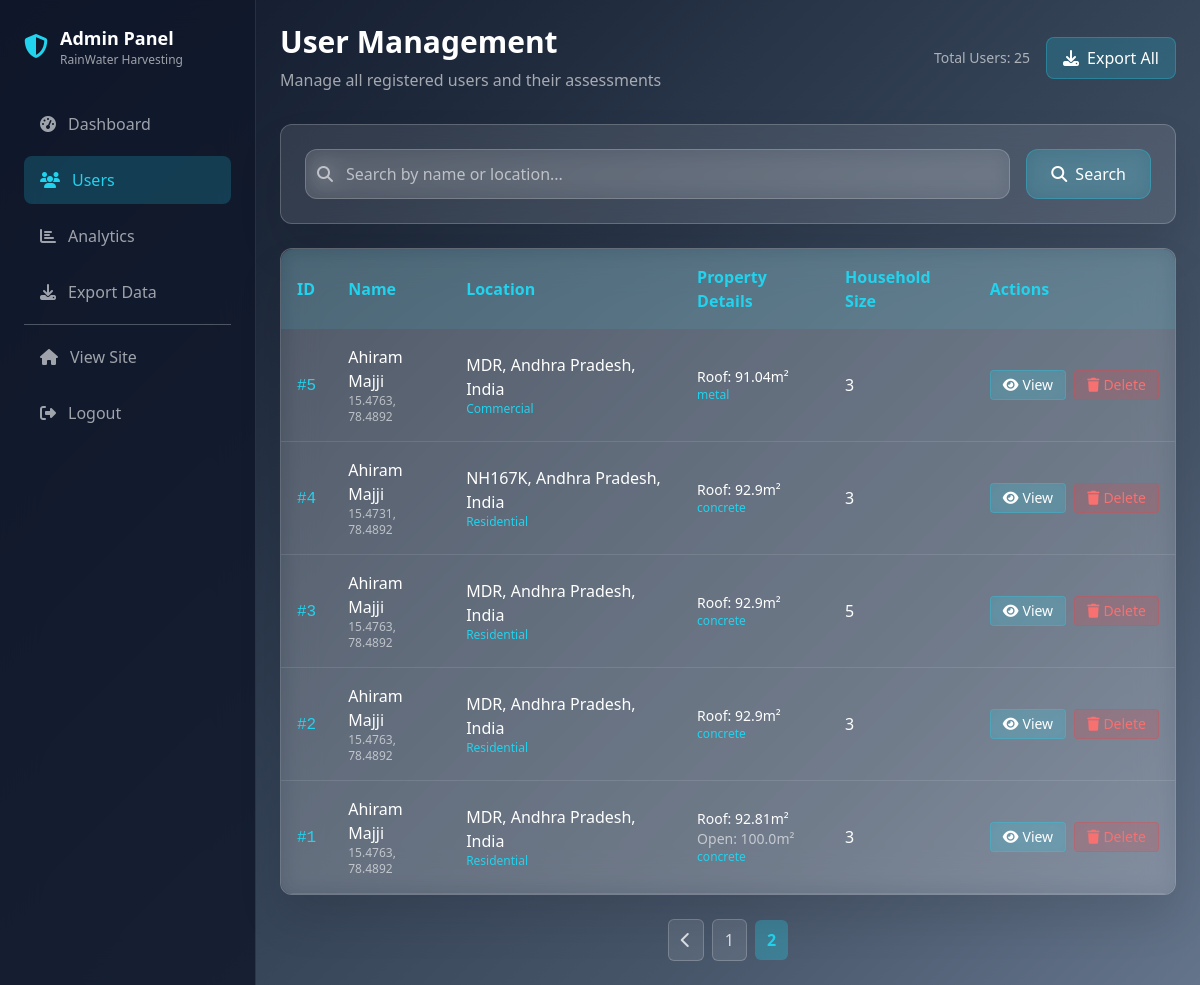
/admin/users?page=2&search= (signed in), run on the app's committed database.
### app.py (models this page shows)
class UserInput(db.Model):
    id = db.Column(db.Integer, primary_key=True)
    name = db.Column(db.String(80), nullable=False)
    location_name = db.Column(db.String(120), nullable=False)
    user_lat = db.Column(db.Float)
    user_lon = db.Column(db.Float)
    household_size = db.Column(db.Integer)
    rooftop_area = db.Column(db.Float)
    open_space_area = db.Column(db.Float)  # NEW FIELD
    roof_type = db.Column(db.String(50))
    property_type = db.Column(db.String(50))  # NEW FIELD
    existing_water_sources = db.Column(db.String(200))  # NEW FIELD
    budget_preference = db.Column(db.String(50))  # NEW FIELD
    intended_use = db.Column(db.String(100))  # NEW FIELD

### app.py (the view)
@app.route('/admin/users')
@admin_required
def admin_users():
    page = request.args.get('page', 1, type=int)
    search = request.args.get('search', '', type=str)
    query = UserInput.query
    if search:
        query = query.filter(UserInput.name.contains(search) | UserInput.location_name.contains(search))
    users = query.order_by(UserInput.id.desc()).paginate(
        page=page, per_page=20, error_out=False
    )
    return render_template('admin/users.html', users=users, search=search)

### app.py (called while the page is built)
@login_manager.user_loader
def load_user(user_id):
    user = AdminUser.query.get(int(user_id))
    if user:
        return user
    return RegularUser.query.get(int(user_id))

def admin_required(f):
    @wraps(f)
    def decorated_function(*args, **kwargs):
        if not current_user.is_authenticated:
            return redirect(url_for('admin_login'))
        return f(*args, **kwargs)
    return decorated_function

### templates/admin/users.html (shortened to what this page needs)
<!DOCTYPE html>
<html lang="en">
<head>
  <link href="https://cdn.jsdelivr.net/npm/tailwindcss@2.2.19/dist/tailwind.min.css" rel="stylesheet">
  <link rel="stylesheet" href="https://cdnjs.cloudflare.com/ajax/libs/font-awesome/6.4.0/css/all.min.css">
</head>
<body>
  <div class="flex min-h-screen">
    <aside class="sidebar w-64 p-6">
      <div class="mb-8">
        <div class="flex items-center space-x-3">
          <i class="fas fa-shield-alt text-2xl text-primary"></i>
          <div>
            <h1 class="text-lg font-bold text-white">Admin Panel</h1>
            <p class="text-xs text-muted">RainWater Harvesting</p>
          </div>
        </div>
      </div>
      <nav class="space-y-2">
        <a href="{{ url_for('admin_dashboard') }}" class="nav-item flex items-center space-x-3 px-4 py-3 text-muted hover:text-white">
          <i class="fas fa-tachometer-alt"></i>
          <span>Dashboard</span>
        </a>
        <a href="{{ url_for('admin_users') }}" class="nav-item active flex items-center space-x-3 px-4 py-3 text-white">
          <i class="fas fa-users"></i>
          <span>Users</span>
        </a>
        <a href="{{ url_for('admin_analytics') }}" class="nav-item flex items-center space-x-3 px-4 py-3 text-muted hover:text-white">
          <i class="fas fa-chart-bar"></i>
          <span>Analytics</span>
        </a>
        <a href="{{ url_for('admin_export_users') }}" class="nav-item flex items-center space-x-3 px-4 py-3 text-muted hover:text-white">
          <i class="fas fa-download"></i>
          <span>Export Data</span>
        </a>
        <div class="border-t border-gray-600 my-4"></div>
        <a href="{{ url_for('index_page') }}" class="nav-item flex items-center space-x-3 px-4 py-3 text-muted hover:text-white">
          <i class="fas fa-home"></i>
          <span>View Site</span>
        </a>
        <a href="{{ url_for('admin_logout') }}" class="nav-item flex items-center space-x-3 px-4 py-3 text-muted hover:text-white">
          <i class="fas fa-sign-out-alt"></i>
          <span>Logout</span>
        </a>
      </nav>
    </aside>
    <main class="flex-1 p-6">
      <header class="mb-8">
        <div class="flex items-center justify-between">
          <div>
            <h1 class="text-3xl font-bold text-white mb-2">User Management</h1>
            <p class="text-muted">Manage all registered users and their assessments</p>
          </div>
          <div class="flex items-center space-x-4">
            <span class="text-muted text-sm">Total Users: {{ users.total }}</span>
            <a href="{{ url_for('admin_export_users') }}" class="glass-button px-4 py-2 rounded-lg text-white flex items-center space-x-2">
              <i class="fas fa-download"></i>
              <span>Export All</span>
            </a>
          </div>
        </div>
      </header>
      <div class="glass-card rounded-xl p-6 mb-6">
        <form method="GET" class="flex items-center space-x-4">
          <div class="flex-1">
            <div class="relative">
              <i class="fas fa-search absolute left-3 top-1/2 transform -translate-y-1/2 text-muted"></i>
              <input
                type="text"
                name="search"
                value="{{ search }}"
                placeholder="Search by name or location..."
                class="glass-input w-full pl-10 pr-4 py-3 rounded-xl"
              >
            </div>
          </div>
          <button type="submit" class="glass-button px-6 py-3 rounded-xl text-white">
            <i class="fas fa-search mr-2"></i>Search
          </button>
        </form>
      </div>
      <div class="glass-card rounded-xl overflow-hidden">
        <table class="admin-table w-full">
          <thead>
            <tr>
              <th>ID</th>
              <th>Name</th>
              <th>Location</th>
              <th>Property Details</th>
              <th>Household Size</th>
              <th>Actions</th>
            </tr>
          </thead>
          <tbody>
            {% for user in users.items %}
            <tr>
              <td>
                <span class="font-mono text-primary">#{{ user.id }}</span>
              </td>
              <td>
                <div>
                  <p class="font-medium text-white">{{ user.name }}</p>
                  {% if user.user_lat and user.user_lon %}
                  <p class="text-xs text-muted">{{ "%.4f"|format(user.user_lat) }}, {{ "%.4f"|format(user.user_lon) }}</p>
                  {% endif %}
                </div>
              </td>
              <td>
                <div>
                  <p class="text-white">{{ user.location_name }}</p>
                  {% if user.property_type %}
                  <p class="text-xs text-primary">{{ user.property_type }}</p>
                  {% endif %}
                </div>
              </td>
              <td>
                <div class="text-sm">
                  {% if user.rooftop_area %}
                  <p class="text-white">Roof: {{ user.rooftop_area }}m²</p>
                  {% endif %}
                  {% if user.open_space_area %}
                  <p class="text-muted">Open: {{ user.open_space_area }}m²</p>
                  {% endif %}
                  {% if user.roof_type %}
                  <p class="text-primary text-xs">{{ user.roof_type }}</p>
                  {% endif %}
                </div>
              </td>
              <td>
                <span class="text-white">{{ user.household_size or 'N/A' }}</span>
              </td>
              <td>
                <div class="flex items-center space-x-2">
                  <a href="{{ url_for('admin_user_detail', user_id=user.id) }}"
                     class="glass-button px-3 py-1 rounded text-white text-sm flex items-center space-x-1">
                    <i class="fas fa-eye"></i>
                    <span>View</span>
                  </a>
                  <form method="POST" action="{{ url_for('admin_delete_user', user_id=user.id) }}"
                        class="inline" onsubmit="return confirmDelete('{{ user.name }}')">
                    <button type="submit"
                            class="delete-btn px-3 py-1 rounded text-sm flex items-center space-x-1">
                      <i class="fas fa-trash"></i>
                      <span>Delete</span>
                    </button>
                  </form>
                </div>
              </td>
            </tr>
            {% endfor %}
          </tbody>
        </table>
      </div>
      {% if users.pages > 1 %}
      <div class="mt-6 flex justify-center">
        <div class="pagination">
          {% if users.has_prev %}
            <a href="{{ url_for('admin_users', page=users.prev_num, search=search) }}">
              <i class="fas fa-chevron-left"></i>
            </a>
          {% endif %}
          {% for page_num in users.iter_pages() %}
            {% if page_num %}
              {% if page_num != users.page %}
                <a href="{{ url_for('admin_users', page=page_num, search=search) }}">{{ page_num }}</a>
              {% else %}
                <span class="current">{{ page_num }}</span>
              {% endif %}
            {% else %}
              <span class="text-muted">...</span>
            {% endif %}
          {% endfor %}
        </div>
      </div>
      {% endif %}
    </main>
  </div>
</body>
</html>

### templates/admin/users.html (style rules this page uses)
body { background: linear-gradient(135deg, #0f172a 0%, #1e293b 25%, #334155 50%, #475569 75%, #64748b 100%); min-height: 100vh; }
.glass-card { background: rgba(255, 255, 255, 0.1); backdrop-filter: blur(20px); border: 1px solid rgba(255, 255, 255, 0.2); box-shadow: 0 25px 45px rgba(0, 0, 0, 0.1); }
.glass-button { background: rgba(34, 211, 238, 0.2); backdrop-filter: blur(10px); border: 1px solid rgba(34, 211, 238, 0.3); transition: all 0.3s ease; }
.glass-input { background: rgba(255, 255, 255, 0.1); backdrop-filter: blur(10px); border: 1px solid rgba(255, 255, 255, 0.2); color: white; transition: all 0.3s ease; }
.glass-input::placeholder { color: rgba(255, 255, 255, 0.6); }
.sidebar { background: rgba(15, 23, 42, 0.8); backdrop-filter: blur(20px); border-right: 1px solid rgba(255, 255, 255, 0.1); }
.nav-item { transition: all 0.3s ease; border-radius: 8px; margin: 4px 0; }
.nav-item:hover, .nav-item.active { background: rgba(34, 211, 238, 0.2); color: #22d3ee; }
.text-primary { color: #22d3ee; }
.text-muted { color: rgba(255, 255, 255, 0.6); }
.admin-table { background: rgba(255, 255, 255, 0.05); backdrop-filter: blur(10px); border-radius: 12px; overflow: hidden; }
.admin-table th { background: rgba(34, 211, 238, 0.1); color: #22d3ee; font-weight: 600; padding: 16px; text-align: left; }
.admin-table td { border-bottom: 1px solid rgba(255, 255, 255, 0.1); padding: 16px; color: rgba(255, 255, 255, 0.9); }
.delete-btn { background: rgba(239, 68, 68, 0.2); border: 1px solid rgba(239, 68, 68, 0.3); color: #f87171; }
.pagination { display: flex; gap: 8px; align-items: center; }
.pagination a, .pagination span { padding: 8px 12px; border-radius: 6px; text-decoration: none; transition: all 0.3s ease; }
.pagination a { background: rgba(255, 255, 255, 0.1); color: rgba(255, 255, 255, 0.8); border: 1px solid rgba(255, 255, 255, 0.2); }
.pagination .current { background: rgba(34, 211, 238, 0.3); color: #22d3ee; font-weight: 600; }

### data on the page
UserInput: id "5", name "Ahiram Majji", user_lat "15.4763", user_lon "78.4892", location_name "MDR, Andhra Pradesh, India", property_type "Commercial", rooftop_area "91.04", roof_type "metal", household_size "3"
UserInput: id "4", name "Ahiram Majji", user_lat "15.4731", user_lon "78.4892", location_name "NH167K, Andhra Pradesh, India", property_type "Residential", rooftop_area "92.9", roof_type "concrete", household_size "3"
UserInput: id "3", name "Ahiram Majji", user_lat "15.4763", user_lon "78.4892", location_name "MDR, Andhra Pradesh, India", property_type "Residential", rooftop_area "92.9", roof_type "concrete", household_size "5"
UserInput: id "2", name "Ahiram Majji", user_lat "15.4763", user_lon "78.4892", location_name "MDR, Andhra Pradesh, India", property_type "Residential", rooftop_area "92.9", roof_type "concrete", household_size "3"
UserInput: id "1", name "Ahiram Majji", user_lat "15.4763", user_lon "78.4892", location_name "MDR, Andhra Pradesh, India", property_type "Residential", rooftop_area "92.81", open_space_area "100.0", roof_type "concrete", household_size "3"

### other printed values
{{ users.total }} "25"
{{ page_num }} "1"
{{ page_num }} "2"
